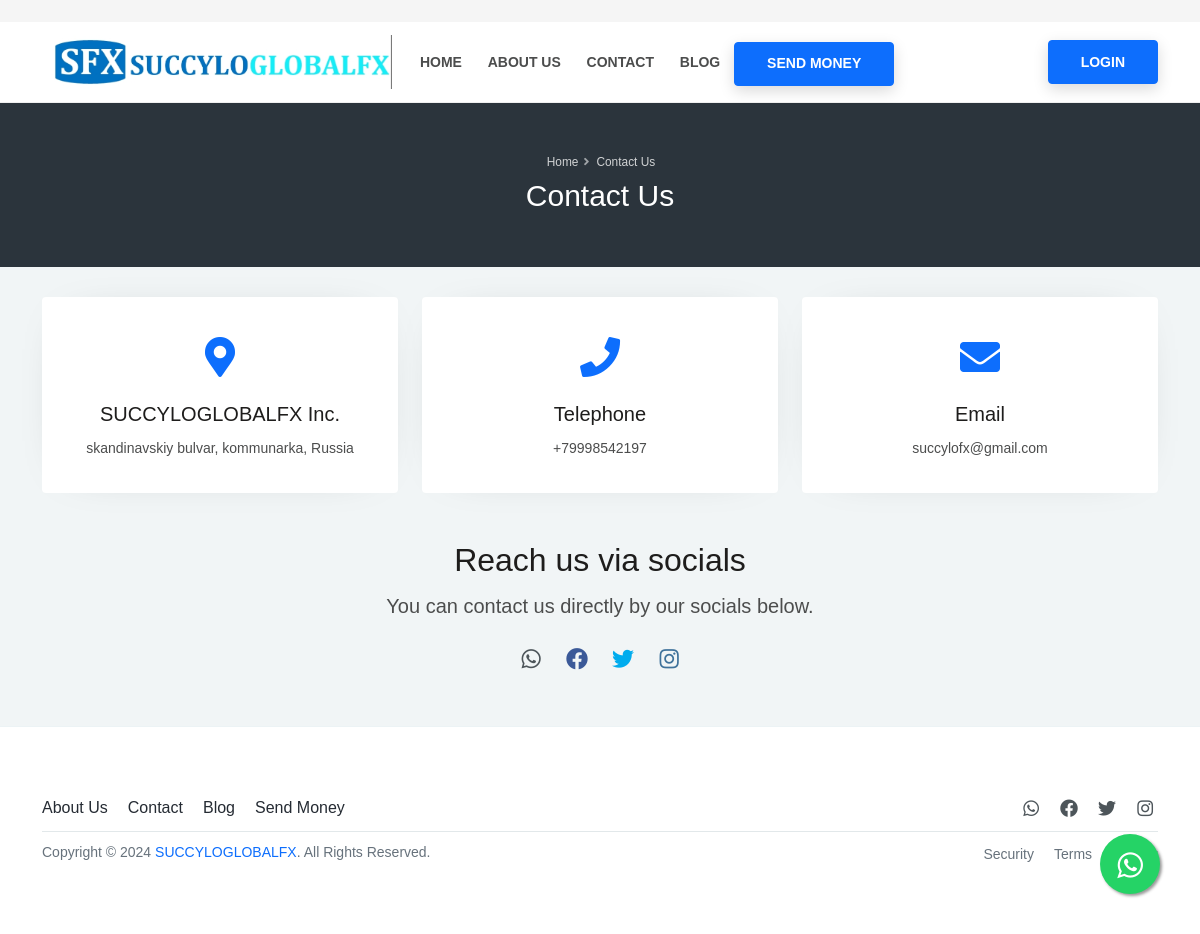
Page /contact-us on the committed database.
### Globals/models.py (models this page shows)
class SiteInformation(models.Model):
    site = models.OneToOneField(Site, on_delete=models.CASCADE)
    site_name = models.CharField(max_length=225, null=True, blank=True)
    site_title = models.CharField(max_length=225, null=True, blank=True)
    nigerian_bank_name = models.CharField(max_length=225, null=True, blank=True, help_text="Name of Nigerian bank")
    nigerian_bank_account_holder_name = models.CharField(max_length=225, null=True, blank=True, help_text="Name of nigerian bank account holder")
    nigerian_bank_account_number = models.CharField(max_length=225, null=True, blank=True, help_text="Account number for the nigerian bank account")
    russian_bank_name = models.CharField(max_length=225, null=True, blank=True, help_text="Name of bank")
    russian_bank_account_holder_name = models.CharField(max_length=225, null=True, blank=True, help_text="Name of russian bank account holder")
    russian_card_number = models.CharField(max_length=225, null=True, blank=True, help_text="Card number for the russian bank account")
    russian_phone_number = models.CharField(max_length=225, null=True, blank=True, help_text="Phone number for the russian bank account")
    facebook_link = models.URLField(blank=True, null=True)
    twitter_link = models.URLField(blank=True, null=True)
    whatsapp_link = models.URLField(blank=True, null=True)
    instagram_link = models.URLField(blank=True, null=True)
    contact_email = models.EmailField(blank=True, null=True)
    contact_number = models.CharField(max_length=225, blank=True, null=True)
    footer_message = models.TextField(blank=True, null=True)
    contact_page_message = models.TextField(blank=True, null=True, help_text="Can be ignored")

### Home/views.py (the view)
# urls.py: path('contact-us', views.Contact, name='contact-us'),
def Contact(request):
    return render(request, "contact-us.html")

### Globals/context_processors.py (called while the page is built)
def site_information(request):
    current_site = get_current_site(request)
    site_information, created = SiteInformation.objects.get_or_create(site=current_site, defaults={
        'site_name': 'Default Site Name',  # You can provide default values for other fields here
        'facebook_link': '',
        'twitter_link': '',
        'instagram_link': '',
        'whatsapp_link': '',
        'contact_email': '',
        'contact_number': '',
        'footer_message': '',
        'contact_page_message': '',
    })
    return {'site_information': site_information}

### templates/contact-us.html (shortened to what this page needs)
﻿{% include 'nav.html' %}
  {% load static %}
<section class="page-header page-header-text-light bg-dark-3 py-5">
  <div class="container">
    <div class="row text-center">
      <div class="col-12">
        <ul class="breadcrumb mb-0">
          <li><a href="index.html">Home</a></li>
          <li class="active">Contact Us</li>
        </ul>
      </div>
      <div class="col-12">
        <h1>Contact Us</h1>
      </div>
    </div>
  </div>
</section>
<div id="content">
  <div class="container">
    <div class="row g-4">
      <div class="col-md-4">
        <div class="bg-white shadow-md rounded h-100 p-3">
          <div class="featured-box text-center">
            <div class="featured-box-icon text-primary mt-4"> <i class="fas fa-map-marker-alt"></i></div>
            <h3>SUCCYLOGLOBALFX Inc.</h3>
            <p>skandinavskiy bulvar, kommunarka, Russia
               </p>
          </div>
        </div>
      </div>
      <div class="col-md-4">
        <div class="bg-white shadow-md rounded h-100 p-3">
          <div class="featured-box text-center">
            <div class="featured-box-icon text-primary mt-4"> <i class="fas fa-phone"></i> </div>
            <h3>Telephone</h3>
            <p class="mb-0">{{site_information.contact_number}}</p>
          </div>
        </div>
      </div>
      <div class="col-md-4">
        <div class="bg-white shadow-md rounded h-100 p-3">
          <div class="featured-box text-center">
            <div class="featured-box-icon text-primary mt-4"> <i class="fas fa-envelope"></i> </div>
            <h3>Email</h3>
            <p>{{site_information.contact_email}}</p>
          </div>
        </div>
      </div>
    </div>
	<div class="text-center py-5">
          <h2 class="text-8">Reach us via socials</h2>
          <p class="lead">You can contact us directly by our socials below.</p>
          <div class="d-flex flex-column">
            <ul class="social-icons social-icons-lg social-icons-colored justify-content-center">
              <li class="social-icons-whatsapp"><a data-bs-toggle="tooltip" href="{{ site_information.whatsapp_link }}" target="_blank" title="Whatsapp"><i class="fab fa-whatsapp"></i></a></li>
              <li class="social-icons-facebook"><a data-bs-toggle="tooltip" href="{{ site_information.facebook_link }}" target="_blank" title="Facebook"><i class="fab fa-facebook-f"></i></a></li>
              <li class="social-icons-twitter"><a data-bs-toggle="tooltip" href="{{ site_information.twitter_link }}" target="_blank" title="Twitter"><i class="fab fa-twitter"></i></a></li>
              <li class="social-icons-instagram"><a data-bs-toggle="tooltip" href="{{ site_information.instagram_link }}" target="_blank" title="Instagram"><i class="fab fa-instagram"></i></a></li>
            </ul>
          </div>
        </div>
  </div>
  {% include 'footer.html' %}
</div>
</div></body>
</html>

### static/css/color-blue.css (style rules this page uses)
a, a:focus { color: #0d6efd; }
.text-primary, .btn-light, .btn-outline-light:hover, .btn-link, .btn-outline-light:not(:disabled):not(.disabled).active, .btn-outline-light:not(:disabled):not(.disabled):active, .link-primary { color: #0d6efd !important; }

### rows in the picture
SiteInformation: contact_number "+79998542197", contact_email "succylofx@gmail.com"
